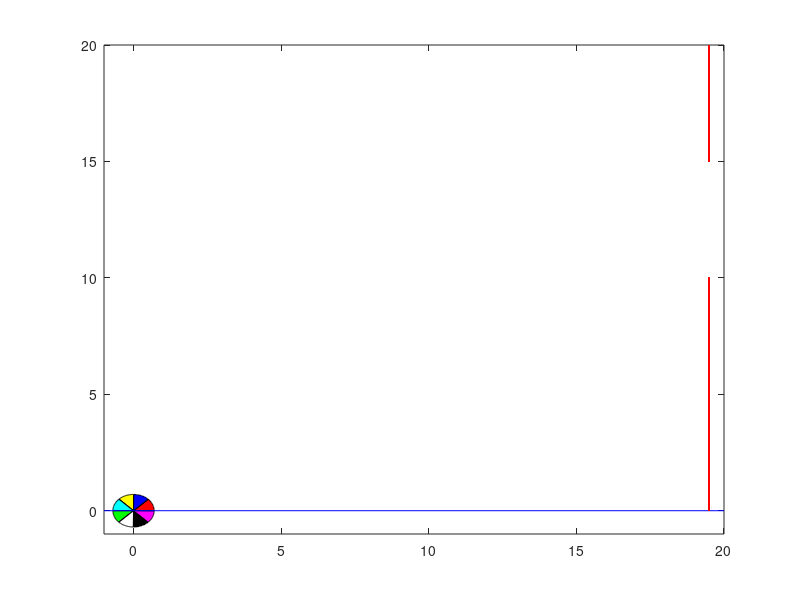
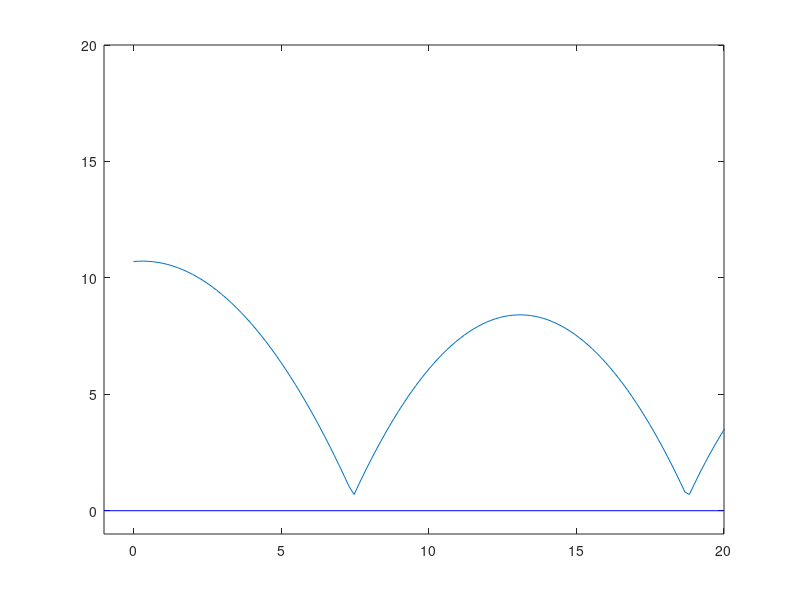

Write MATLAB code to recreate these figures, in order. (Note: this script raises an error after producing the figures.)
%ee150_bball.m
function ee150_bball
%----------------------------------
% Constants
%----------------------------------
radius = 0.7;     % radius of the ball
x0 = 0;           % position of the center of the ball
y0 = 10 + radius;
w = 3*pi;        % angular velocity (radians/sec.)
g = 9.81;         % gravitational acceleration constant in m/s
%----------------------------------
% Duration of the movie, frames per second, and other values
%----------------------------------
duration = 15;
framerate = 30;
maxframes = duration * framerate + 1;
dt = 1/framerate; % delta time between each frame
%----------------------------------
% Draw the initial ball, ground, and target
%----------------------------------
% to draw the ball we'll have 512 points around the circumference
n = 512;
% Creates a vector of 512 angles from [0 2*PI] radians to be used
% to calculate the points on the circumference of the ball
% rotate/spin the ball
arg = [0 : 2*pi/n : 2*pi];
% Initial ball circumference X,Y coordinates matrix 
%    We will never change this representation of the ball and just 
%    rotate it for each frame
%    8 Rows (1 for each sector) x 512/8 + 1 cols
%    Extra col => starting point of each sector is 0,0
xi = zeros(8,1+n/8);
yi = zeros(8,1+n/8);
%=== For LAB completion====
% We'll cut the ball into 8 sectors filling each sector w/ a unique color
% To do this, modify the xi, yi matrices such that the 1st point of each
% row vector is 0,0 and the rest of the points are the circumference 
% points of the circle (i.e. use the 'arg' vector when calculating your
% circumference points along with the 'radius' value). 
for i=1:8
    j=(i-1)*n/8;
    k=(i*n/8) - 1;
    xi(i,:)=[0 radius*cos(arg(j+1:k+1))];
     yi(i,:)=[0 radius*sin(arg(j+1:k+1))];
end
% Draw the 8 sectors filling them with color
draw_ball(xi,yi);
hold on;
line([-1 20],[0 0], 'Color', 'b' );  % Draw the ground
axis([-1 20 -1 20]);
hold off;
% Now let the user pick the initial velocity and angle of the ball
initV = input('Enter the initial velocity in m/s: ');
angle = input('Enter the angle in degrees of the ball: ');
rad = pi*angle/180;
%=== For PRELAB completion====
vy = initV*sin(rad);     % change these assignments appropriately for the ball's velocity
vx = initV*cos(rad);
%----------------------------------
% Ball Path/Trajectory Calculation
%----------------------------------  
% xc and yc are coordinates of the center of the ball at each time
xc = zeros(1,maxframes);
yc = zeros(1,maxframes);
% theta = angle of rotation of the ball at each time frame
theta = zeros(1,maxframes);
% sx, sy are the scaling factors of the ball in the x and y direction
%  at each time frame
sx = ones(1,maxframes);
sy = ones(1,maxframes);
% set the time = 0
t = 0;
%set initial position of the ball and its angle
yc(1) = y0;
xc(1) = x0;
sx(1) = 1;
sy(1) = 1;
theta(1) = 0;
% Calculate the velocity of the ball and change in angle at each timestep i
%   You will need to calculate theta, sx, sy, vx, vy, xc, yc, w, & status
%   You will also need to update i and t in each iteration
% Continue calculation until the LAST position of the ball is past the edge  
%   of the screen (i.e. 20 meters) or the current time has reached the 
%   end of the movie (i.e. time less than (duration - dt) )
% Change the while loop below to perform these operations
i=2;
%=== For PRELAB completion==== 
while xc(i-1)<20+radius && t<=duration - dt
   [vx, vy, w, xc(i), yc(i), theta(i)] = physics_update(vx, vy, w, xc(i-1), yc(i-1), theta(i-1), dt, radius);
   i = i+1;
   t = t+dt;
end
% set the number of frames based on how many times the loop iterated
numframes = i-1;
%plot the path of the center of the ball
figure;
plot(xc(1:numframes),yc(1:numframes)); hold on;
line([-1 20], [0 0], 'Color', 'b');  % Draw the ground
axis([-1 20 -1 20]);
%open a new figure;
figure;
%----------------------------------
% Animation (Ball Rotation/Translation along trajectory path)
%----------------------------------
% Rotated, translated ball circumference X,Y coordinates matrix at each
%     frame (we will rotate and traslate xi and yi at each frame to produce 
%     these matrices)
%     8 Rows (1 for each sector) x 512/8 + 1 cols
x = zeros(8,1+n/8);
y = zeros(8,1+n/8);
% Create the movie object
mymovie = moviein(numframes);
% Draw the ball for EACH frame using trajectory/physics calculations 
%      performed above
%  T = Translation matrix - move the ball to the (xc,yc) position
%  S = Scaling matrix - Scaling values for this frame 
%  R = Rotation matrix - Rotation values for this frame
for h = 1:numframes
  %=== For LAB completion====   
  % Calculate the geometric modification matrices T, S, R
    % For each sector perform the affine transformation and place the
    % result in the x,y vectors
    T=[1 0 xc(h); 0 1 yc(h); 0 0 1];
    R=[cos(theta(h)) -sin(theta(h)) 0; sin(theta(h)) cos(theta(h)) 0;  0 0 1;  ];
    S=[sx(h),0,0;0,sy(h),0;0,0,1 ];
    M=T*S*R;
    for i=1:8
        for j=1:1+n/8
        p=[xi(i,j); yi(i,j); 1 ];
        p=M*p;
        x(i,j)=p(1);
        y(i,j)=p(2);
        end
    end 
    % Draw the 8 sectors filling them with color
    draw_ball(x,y);
    hold on;
    line([-1 20], [0 0], 'Color', 'b');  % Draw the ground
    axis([-1 20 -1 20]);
    hold off;
    a=[19.5 19.5]
  b=[15 20]
  line(a,b)
a=[19.5 19.5]
b=[0 10]
line(a,b)
    % write the frame to the movie
    mymovie(:,h)=getframe;
end
% Playback the movie
movie(mymovie,1,framerate*2);
end
function [vx, vy, w, xc_o, yc_o, theta_o] = physics_update(vx, vy, w, xc_i, yc_i, theta_i, dt, radius)
    g = 9.81;
    %=== For PRELAB completion==== 
    % Remember to check if the ball is hitting the ground and update your
    %  velocities appropriately
    sx_o=1;
    sy_o=1;
    yc_o =yc_i+vy*dt; 
    xc_o = xc_i+vx*dt;
    vy = vy-g*dt;
      if yc_o> 10 && yc_o<15
  a=[19.5 19.5]
  b=[0 10]
  line(a,b,'Color','g')
a=[19.5 19.5]
b=[15 20]
line(a,b,'Color','g')
else
   a=[19.5 19.5]
b=[0 10]
line(a,b,'Color','r')
a=[19.5 19.5]
b=[15 20]
line(a,b,'Color','r') 
    end
    %  vx = 0;
      theta_o = theta_i-w*dt;
      if yc_o <= radius 
          vy=-.85*vy
          yc_o=radius
          vx=.9*vx
          w=.8*w
      end
      % w=o;
end
% Expects 8xN x and y point matrices
function draw_ball(x,y)
fill(x(1,:),y(1,:),'r'); hold on
fill(x(2,:),y(2,:),'b'); hold on
fill(x(3,:),y(3,:),'y'); hold on
fill(x(4,:),y(4,:),'c'); hold on
fill(x(5,:),y(5,:),'g') ; hold on
fill(x(6,:),y(6,:),'w') ; hold on
fill(x(7,:),y(7,:),'k') ; hold on
fill(x(8,:),y(8,:),'m') ; hold off
%=== For LAB completion====
  % Draw the 8 sectors filling them with color (turn hold on after the
  % first sector and turn hold off after the last sector
end